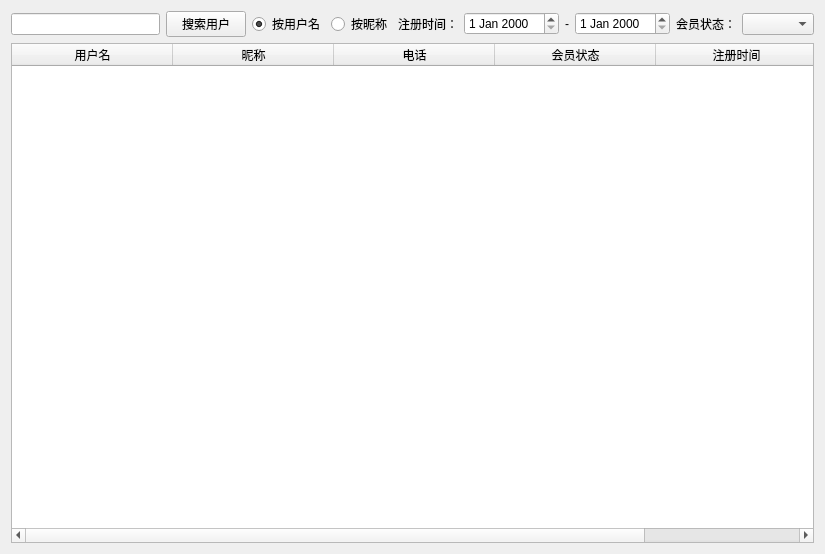
<?xml version="1.0" encoding="UTF-8"?>
<ui version="4.0">
 <class>user_manage</class>
 <widget class="QWidget" name="user_manage">
  <property name="geometry">
   <rect>
    <x>0</x>
    <y>0</y>
    <width>825</width>
    <height>554</height>
   </rect>
  </property>
  <property name="windowTitle">
   <string>会员管理</string>
  </property>
  <layout class="QGridLayout" name="gridLayout">
   <item row="0" column="0">
    <widget class="QLineEdit" name="lineEdit_search"/>
   </item>
   <item row="0" column="1">
    <widget class="QPushButton" name="pushButton_search">
     <property name="text">
      <string>搜索用户</string>
     </property>
    </widget>
   </item>
   <item row="0" column="2">
    <widget class="QRadioButton" name="radioButton_account">
     <property name="text">
      <string>按用户名</string>
     </property>
     <property name="checked">
      <bool>true</bool>
     </property>
    </widget>
   </item>
   <item row="0" column="3">
    <widget class="QRadioButton" name="radioButton_nickname">
     <property name="text">
      <string>按昵称</string>
     </property>
    </widget>
   </item>
   <item row="0" column="4">
    <widget class="QLabel" name="label">
     <property name="text">
      <string>注册时间：</string>
     </property>
    </widget>
   </item>
   <item row="0" column="5">
    <widget class="QDateEdit" name="dateEdit_date1"/>
   </item>
   <item row="0" column="6">
    <widget class="QLabel" name="label_2">
     <property name="text">
      <string>-</string>
     </property>
    </widget>
   </item>
   <item row="0" column="7">
    <widget class="QDateEdit" name="dateEdit_date2"/>
   </item>
   <item row="0" column="8">
    <widget class="QLabel" name="label_3">
     <property name="text">
      <string>会员状态：</string>
     </property>
    </widget>
   </item>
   <item row="0" column="9">
    <widget class="QComboBox" name="comboBox_vip_status"/>
   </item>
   <item row="1" column="0" colspan="10">
    <widget class="QTableWidget" name="tableWidget">
     <attribute name="horizontalHeaderDefaultSectionSize">
      <number>161</number>
     </attribute>
     <column>
      <property name="text">
       <string>用户名</string>
      </property>
     </column>
     <column>
      <property name="text">
       <string>昵称</string>
      </property>
     </column>
     <column>
      <property name="text">
       <string>电话</string>
      </property>
     </column>
     <column>
      <property name="text">
       <string>会员状态</string>
      </property>
     </column>
     <column>
      <property name="text">
       <string>注册时间</string>
      </property>
     </column>
    </widget>
   </item>
  </layout>
 </widget>
 <resources/>
 <connections/>
</ui>
